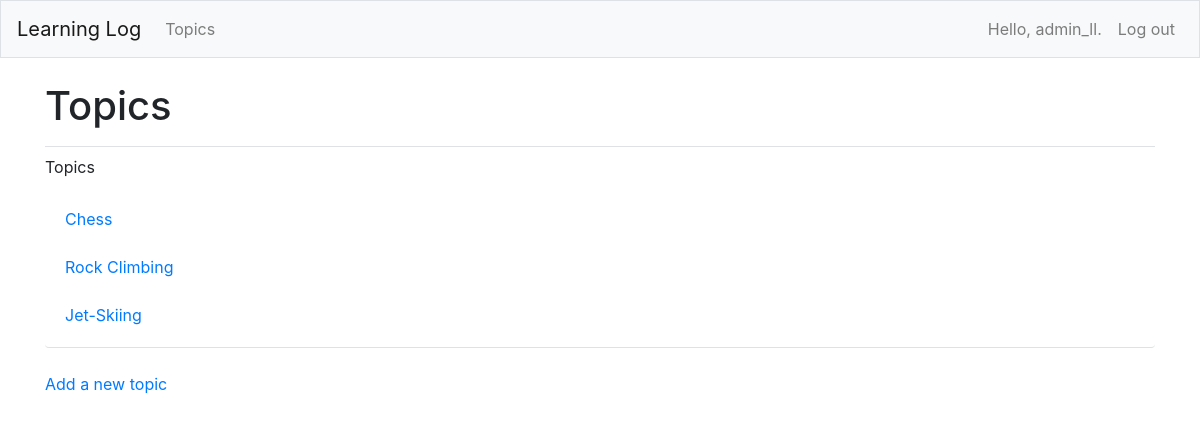
The page /topics (signed in) on the database its author committed.
### MainApp/models.py (models this page shows, shortened)
class Topic(models.Model):
    text = models.CharField(max_length=200)
    date_added = models.DateTimeField(auto_now_add=True)
    owner = models.ForeignKey(User, on_delete=models.CASCADE)

### MainApp/views.py (the view)
# urls.py: path('topics', views.topics, name='topics'),
@login_required
def topics(request):
    topic = Topic.objects.filter(owner=request.user).order_by('date_added')
    context = {'all_topics': topic}
    return render(request, 'MainApp/topics.html', context)

### MainApp/templates/mainapp/topics.html
{% extends "MainApp/base.html" %}
{% block page_header %}
   <h1>Topics</h1>
{% endblock page_header %}
{% block content %}
  <p>Topics</p>
  <ul class="list-group border-bottom pb-2 mb-4">
     {% for topic in all_topics %}
      <li class="list-group-item border-0">
        <a href="{% url 'MainApp:topic' topic.id %}">
          {{ topic.text }}</a>
      </li>
     {% empty %}
       <li class="list-group-item border-0">No topics have been added yet.</li>
     {% endfor %}
  </ul>
  <a href="{% url 'MainApp:new_topic' %}">Add a new topic</a>
{% endblock content %}

### MainApp/templates/mainapp/base.html (shortened to what this page needs)
{% load bootstrap4 %}
<!doctype html>
<html lang="en">
  <head>
    {% bootstrap_css %}
  </head>
  <body>
    <nav class="navbar navbar-expand-md navbar-light bg-light mb-4 border">
      <a class="navbar-brand" href="{% url 'MainApp:index' %}">Learning Log</a>
      <div class="collapse navbar-collapse" id="navbarCollapse">
        <ul class="navbar-nav mr-auto">
          <li class="nav-item">
            <a class="nav-link" href="{% url 'MainApp:topics' %}">Topics</a>
          </li>
        </ul>
        <ul class="navbar-nav ml-auto">
          {% if user.is_authenticated %}
            <li class="nav-item">
              <span class="navbar-text mr-2">Hello, {{ user.username }}.</span>
            </li>
            <li class="nav-item">
              <form action="{% url 'users:logout' %}" method="post" style="display:inline;">
                <button type="submit" class="nav-link" style="background:none; border:none; cursor:pointer; display:inline; vertical-align: middle;">
                  Log out
                </button>
              </form>
            </li>
          {% endif %}
        </ul>
      </div>
    </nav>
    <main role="main" class="container">
      <div class="pb-2 mb-2 border-bottom">
        {% block page_header %}{% endblock page_header %}
      </div>
      <div>
        {% block content %}{% endblock content %}
      </div>
    </main>
  </body>
</html>

### rows shown on the page
Topic: text "Chess"
Topic: text "Rock Climbing"
Topic: text "Jet-Skiing"

### other values the page prints
{{ user.username }} "admin_ll"
